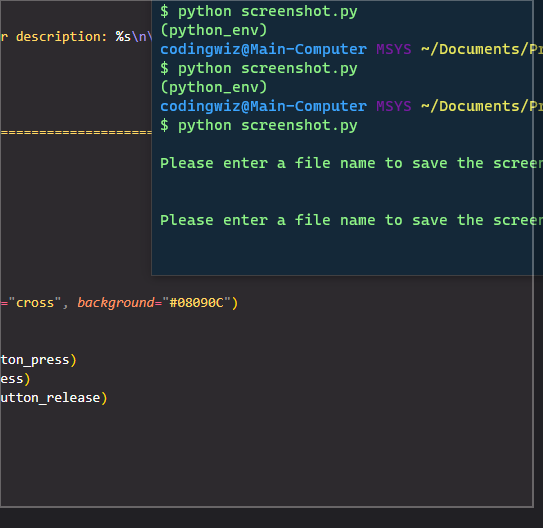

Recreate this plot in Python.
from tkinter import *
from tkinter import font as tkFont
import pyautogui, pathlib, traceback # , pytesseract, datetime
#from PIL import Image

class Application():
    def __init__(self, master):
        self.master = master
        self.rect = None
        self.x = self.y = 0
        self.start_x = None
        self.start_y = None
        self.curX = None
        self.curY = None

        root.configure(background = '#2B2D42')
        # root.attributes("-transparentcolor","red")
        
        width = 385 #root.winfo_width()
        height = 210 #root.winfo_height()
        x = (root.winfo_screenwidth() // 2) - (width // 2) 
        y = (root.winfo_screenheight() // 2) - (height // 2) 
               
        #root.attributes("-transparent", "white")
        root.geometry('{}x{}+{}+{}'.format(width, height, x, y)) #275x150' +200+200') #'400x50+200+200')  # set new geometry
        root.title('Screenshot App')
        root.resizable(0, 0) #Don't allow resizing in the x or y direction
        
        self.fileName_frame = Frame(master, background="#2B2D42")
        self.fileName_frame.pack(fill=BOTH, expand=YES, side=TOP)

        self.lblFileName = Label(self.fileName_frame, width=25, height=2, background="#2B2D42", foreground='#F2EDEB')
        self.lblFileName["text"] = "Name of file without extension : "
        self.lblFileName["font"] = tkFont.Font(family='Helvetica', size=10, weight='bold') #, background='#F2EDEB')
        #self.lblFileName.grid(row=0, column=0)
        self.lblFileName.pack(side=TOP)
        
        self.tbFileName = Entry(self.fileName_frame, width=39, background="#F2EDEB", foreground='#2B2D42')
        self.tbFileName["text"] = ""
        self.tbFileName["font"] = tkFont.Font(family='Helvetica', size=12, weight='bold') #, background='#F2EDEB')
        self.tbFileName.focus()
        #self.tbFileName.grid(row=0, sticky=N+W+E)
        #self.tbFileName.bind('<Return>', self.createScreenCanvas)
        self.tbFileName.pack(side=TOP)
        
        self.lblFileExtension = Label(self.fileName_frame, width=15, height=1, background="#2B2D42", foreground='#F2EDEB')
        self.lblFileExtension["text"] = "" #".png"
        self.lblFileExtension["font"] = tkFont.Font(family='Helvetica', size=10, weight='bold') #, background='#F2EDEB')
        #self.lblFileExtension.grid(row=0, sticky=N+W+E)
        self.lblFileExtension.pack(side=TOP)
        
        self.lblError = Label(self.fileName_frame, width=44, height=2, background="#2B2D42", foreground='#2B2D42')
        self.lblError["text"] = "" #"!!! Please enter a file name to save the screenshot to !!!"
        self.lblError["font"] = tkFont.Font(family='Helvetica', size=10, weight='bold') #, background='#F2EDEB')
        #self.lblFileExtension.grid(row=0, sticky=N+W+E)
        self.lblError.pack(side=TOP)
        
        self.menu_frame = Frame(master, background="#2B2D42")
        self.menu_frame.pack(fill=BOTH, expand=YES, side=BOTTOM)
        
        self.buttonBar = Frame(self.menu_frame, background="#2B2D42")
        self.buttonBar.pack(fill=BOTH,expand=YES, side=BOTTOM)

        #self.btn_text = StringVar()
        #self.btn_text.set("Capture")
        self.snipButton = Button(self.buttonBar, width=35, height=3, background="#F2EDEB", command=self.createScreenCanvas) #, textvariable=self.btn_text)
        self.snipButton.pack(expand=1) #fill=BOTH, expand=5) #expand=YES)
        self.snipButton["text"] = "Capture"
        self.snipButton["font"] = tkFont.Font(family='Helvetica', size=12, weight='bold')

        self.master_screen = Toplevel(root)
        self.master_screen.withdraw()
        self.master_screen.attributes("-transparent", "white")
        self.picture_frame = Frame(self.master_screen, background = "#2B2D42")
        self.picture_frame.pack(fill=BOTH, expand=YES)      

    def takeBoundedScreenShot(self, x1, y1, x2, y2):
        try:
            img = pyautogui.screenshot(region=(x1, y1, x2, y2))
            #x = datetime.datetime.now()
            #fileName = x.strftime("%f")
            
            pathlib.Path(str(pathlib.Path(__file__).parent.absolute()) + "\\Screenshots\\").mkdir(parents=True, exist_ok=True)
            
            filename = str(pathlib.Path(__file__).parent.absolute()) + "\\Screenshots\\%s.png" % str(self.tbFileName.get()).strip() #"\\screenshot.png"
            img.save(filename) #"snips/" + fileName + ".png")
            
            #self.tbFileName["text"] = ""
            self.tbFileName.delete(0, 'end')
            self.tbFileName.focus()
            
            print("\nScreenshot saved to 'Screenshots' directory\nFile name: '%s.png'" % str(self.tbFileName.get()).strip())
            print("\n================================================================================\n")
            
            '''
            pytesseract.pytesseract.tesseract_cmd = 'C:\\Users\\Moham\\AppData\\Local\\Tesseract-OCR\\tesseract.exe'
            img_to_text = pytesseract.image_to_string(Image.open(filename), lang='eng')
            
            root.clipboard_clear()
            root.clipboard_append(str(img_to_text))
            root.update() # now it stays on the clipboard after the window is closed
            '''
        except Exception as e:
            print("\nException error when creating directory or when taking screenshot\nError description: %s\n\n" % str(e)) # or converting image to text
            traceback.print_exc()
            
            #print("\nQuitting application\n")
            #root.quit()
            print("\n================================================================================\n")
            pass

    def createScreenCanvas(self):
        if (len(str(self.tbFileName.get()).strip())>0):
            self.lblError["text"] = ""
            self.lblError["background"] = "#2B2D42"
        
            self.master_screen.deiconify()
            root.withdraw()

            self.screenCanvas = Canvas(self.picture_frame, cursor="cross", background="#08090C")
            self.screenCanvas.pack(fill=BOTH, expand=YES)

            self.screenCanvas.bind("<ButtonPress-1>", self.on_button_press)
            self.screenCanvas.bind("<B1-Motion>", self.on_move_press)
            self.screenCanvas.bind("<ButtonRelease-1>", self.on_button_release)

            self.master_screen.attributes('-fullscreen', True)
            self.master_screen.attributes('-alpha', .3)
            self.master_screen.lift()
            self.master_screen.attributes("-topmost", True)
        
        else:
            print("\nPlease enter a file name to save the screenshot !!!\n")
            self.lblError["text"] = "!!! Please enter a file name to save the screenshot to !!!"
            self.lblError["background"] = "orange"

    def on_button_release(self, event):
        #! self.recPosition()

        if self.start_x <= self.curX and self.start_y <= self.curY:
            #print("right down")
            self.takeBoundedScreenShot(self.start_x, self.start_y, self.curX - self.start_x, self.curY - self.start_y)

        elif self.start_x >= self.curX and self.start_y <= self.curY:
            #print("left down")
            self.takeBoundedScreenShot(self.curX, self.start_y, self.start_x - self.curX, self.curY - self.start_y)

        elif self.start_x <= self.curX and self.start_y >= self.curY:
            #print("right up")
            self.takeBoundedScreenShot(self.start_x, self.curY, self.curX - self.start_x, self.start_y - self.curY)

        elif self.start_x >= self.curX and self.start_y >= self.curY:
            #print("left up")
            self.takeBoundedScreenShot(self.curX, self.curY, self.start_x - self.curX, self.start_y - self.curY)

        self.exitScreenshotMode()
        return event

    def exitScreenshotMode(self):
        #print("Screenshot mode exited")
        self.screenCanvas.destroy()
        self.master_screen.withdraw()
        root.deiconify()

    def exit_application(self):
        #print("Application exit")
        root.quit()

    def on_button_press(self, event):
        # save mouse drag start position
        self.start_x = self.screenCanvas.canvasx(event.x)
        self.start_y = self.screenCanvas.canvasy(event.y)

        self.rect = self.screenCanvas.create_rectangle(self.x, self.y, 1, 1, outline='#F2EDEB', width=2, fill="white")

    def on_move_press(self, event):
        self.curX, self.curY = (event.x, event.y)
        # expand rectangle as you drag the mouse
        self.screenCanvas.coords(self.rect, self.start_x, self.start_y, self.curX, self.curY)

    def recPosition(self):
        print(self.start_x)
        print(self.start_y)
        print(self.curX)
        print(self.curY)

if __name__ == '__main__':
    root = Tk()
    app = Application(root)
    root.mainloop()